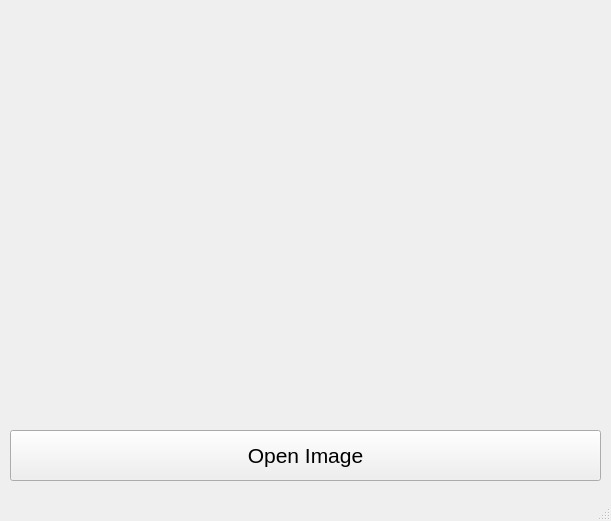
<?xml version="1.0" encoding="UTF-8"?>
<ui version="4.0">
 <class>MainWindow</class>
 <widget class="QMainWindow" name="MainWindow">
  <property name="geometry">
   <rect>
    <x>0</x>
    <y>0</y>
    <width>611</width>
    <height>521</height>
   </rect>
  </property>
  <property name="windowTitle">
   <string>MainWindow</string>
  </property>
  <widget class="QWidget" name="centralwidget">
   <widget class="QPushButton" name="pushButton">
    <property name="geometry">
     <rect>
      <x>10</x>
      <y>430</y>
      <width>591</width>
      <height>51</height>
     </rect>
    </property>
    <property name="font">
     <font>
      <pointsize>16</pointsize>
     </font>
    </property>
    <property name="text">
     <string>Open Image</string>
    </property>
   </widget>
   <widget class="QLabel" name="label">
    <property name="geometry">
     <rect>
      <x>10</x>
      <y>10</y>
      <width>591</width>
      <height>411</height>
     </rect>
    </property>
    <property name="sizePolicy">
     <sizepolicy hsizetype="MinimumExpanding" vsizetype="Preferred">
      <horstretch>0</horstretch>
      <verstretch>0</verstretch>
     </sizepolicy>
    </property>
    <property name="text">
     <string/>
    </property>
    <property name="scaledContents">
     <bool>false</bool>
    </property>
    <property name="alignment">
     <set>Qt::AlignCenter</set>
    </property>
   </widget>
  </widget>
  <widget class="QMenuBar" name="menubar">
   <property name="geometry">
    <rect>
     <x>0</x>
     <y>0</y>
     <width>611</width>
     <height>21</height>
    </rect>
   </property>
  </widget>
  <widget class="QStatusBar" name="statusbar"/>
 </widget>
 <resources/>
 <connections/>
</ui>
